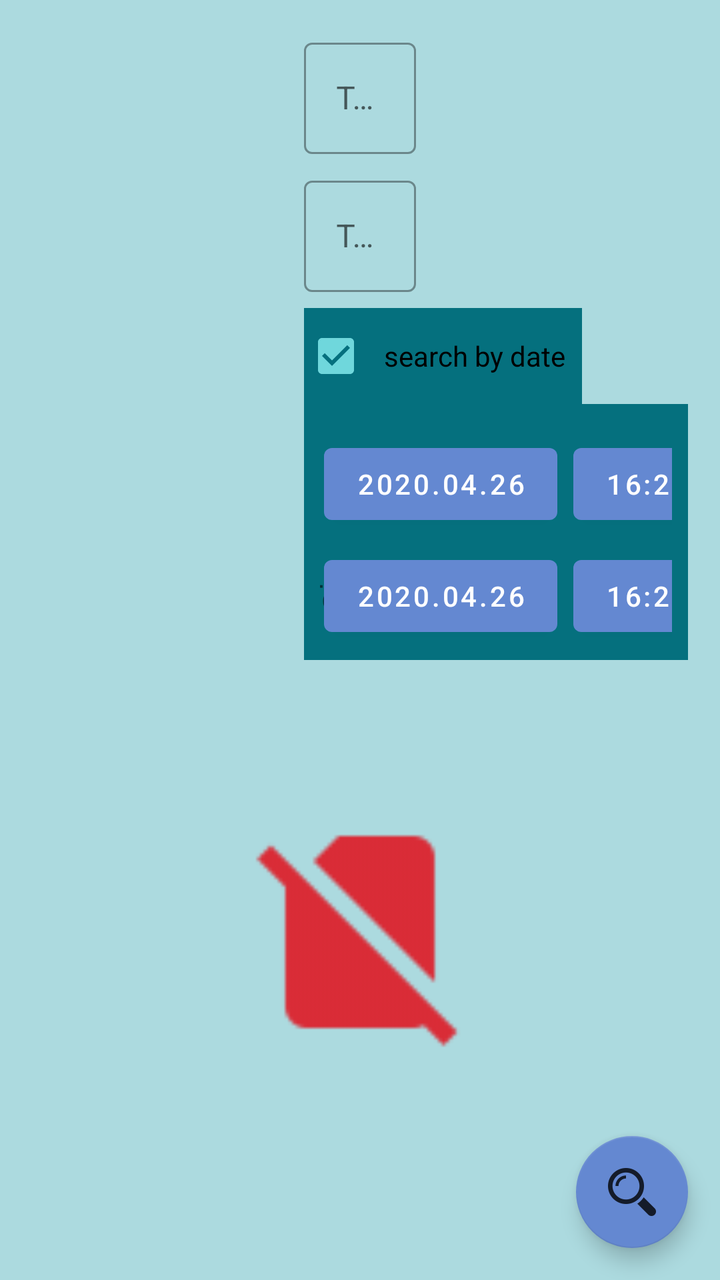
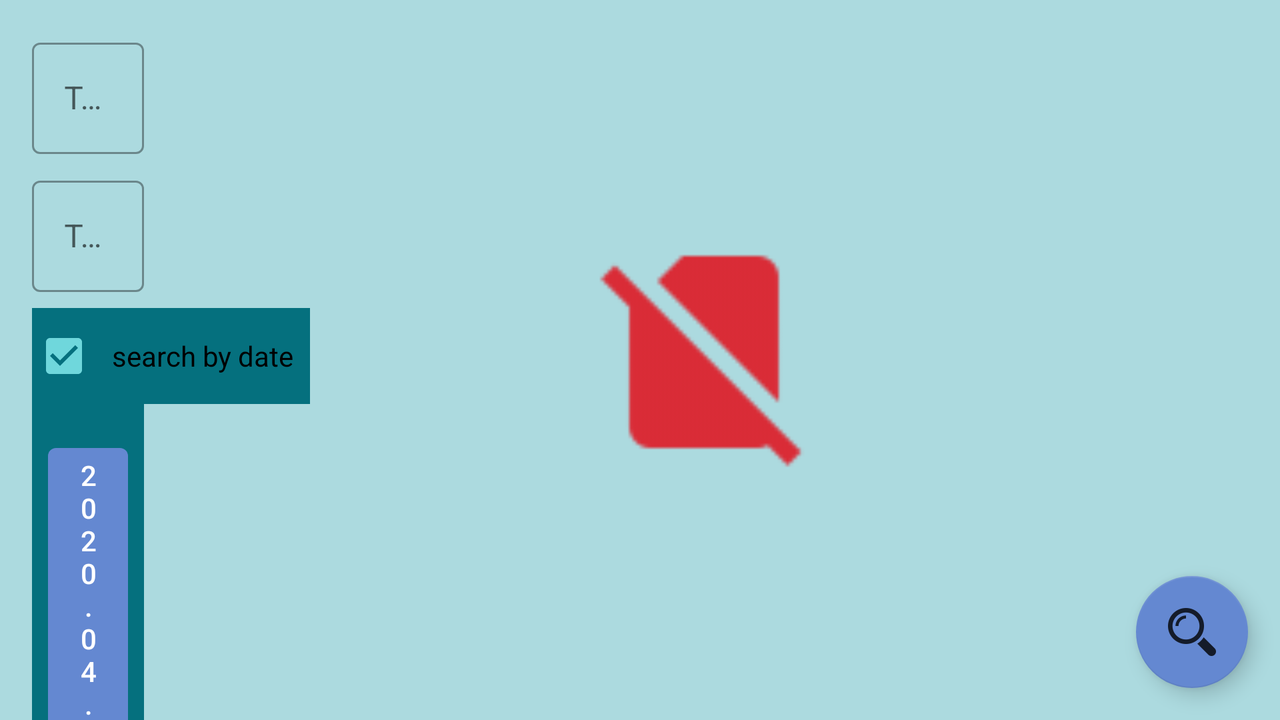

One screen, two layout resources from the same app: the default and the repository's alternative for another configuration. Each is rendered where Android would select it; the XML of both is given below.
<!-- AndroidManifest.xml: application theme Theme.App -->
<!-- res/layout/fragment_search.xml -->
<androidx.constraintlayout.widget.ConstraintLayout xmlns:android="http://schemas.android.com/apk/res/android"
    xmlns:app="http://schemas.android.com/apk/res-auto"
    xmlns:tools="http://schemas.android.com/tools"
    android:layout_width="match_parent"
    android:layout_height="match_parent"
    android:background="@color/background_search"
    tools:context="com.example.erfan_delavari_hw14_maktab36.controller.Fragments.SearchFragment">

    <com.google.android.material.textfield.TextInputLayout
        android:id="@+id/search_edit_text_task_name_layout"
        style="@style/Widget.MaterialComponents.TextInputLayout.OutlinedBox"
        android:layout_width="wrap_content"
        android:layout_height="wrap_content"
        android:layout_marginStart="16dp"
        android:layout_marginTop="16dp"
        android:layout_marginEnd="16dp"
        app:layout_constraintEnd_toEndOf="parent"
        app:layout_constraintStart_toStartOf="parent"
        app:layout_constraintTop_toTopOf="parent">

        <com.google.android.material.textfield.TextInputEditText
            android:id="@+id/search_edit_text_task_name"
            android:layout_width="wrap_content"
            android:layout_height="wrap_content"
            android:ems="20"
            android:hint="@string/task_name"
            android:importantForAutofill="no"
            android:inputType="text" />
    </com.google.android.material.textfield.TextInputLayout>

    <com.google.android.material.textfield.TextInputLayout
        android:id="@+id/search_edit_text_task_description_layout"
        style="@style/Widget.MaterialComponents.TextInputLayout.OutlinedBox"
        android:layout_width="wrap_content"
        android:layout_height="wrap_content"
        android:layout_marginStart="16dp"
        android:layout_marginTop="8dp"
        android:layout_marginEnd="16dp"
        app:layout_constraintEnd_toEndOf="parent"
        app:layout_constraintStart_toStartOf="parent"
        app:layout_constraintTop_toBottomOf="@+id/search_edit_text_task_name_layout">

        <com.google.android.material.textfield.TextInputEditText
            android:id="@+id/search_edit_text_task_description"
            android:layout_width="wrap_content"
            android:layout_height="wrap_content"
            android:ems="20"
            android:hint="@string/task_description"
            android:importantForAutofill="no"
            android:inputType="text" />

    </com.google.android.material.textfield.TextInputLayout>

    <androidx.constraintlayout.widget.ConstraintLayout
        android:id="@+id/layout_date_search"
        android:layout_width="0dp"
        android:layout_height="wrap_content"
        android:layout_marginEnd="16dp"
        android:background="#05707E"
        android:padding="8dp"
        app:layout_constraintEnd_toEndOf="parent"
        app:layout_constraintHorizontal_bias="1.0"
        app:layout_constraintStart_toStartOf="@+id/search_edit_text_task_description_layout"
        app:layout_constraintTop_toBottomOf="@+id/search_checkBox_search_by_date">

        <TextView
            android:id="@+id/search_text_from"
            android:layout_width="wrap_content"
            android:layout_height="wrap_content"
            android:text="@string/from"
            android:textSize="18sp"
            app:layout_constraintBottom_toBottomOf="@+id/search_button_from_date"
            app:layout_constraintEnd_toStartOf="@+id/search_button_from_date"
            app:layout_constraintHorizontal_bias="0.5"
            app:layout_constraintStart_toStartOf="parent"
            app:layout_constraintTop_toTopOf="@+id/search_button_from_date" />

        <TextView
            android:id="@+id/search_text_to"
            android:layout_width="wrap_content"
            android:layout_height="wrap_content"
            android:text="@string/to"
            android:textSize="18sp"
            app:layout_constraintBottom_toBottomOf="@+id/search_button_to_date"
            app:layout_constraintEnd_toStartOf="@+id/search_button_to_date"
            app:layout_constraintStart_toStartOf="parent"
            app:layout_constraintTop_toTopOf="@+id/search_button_to_date" />

        <Button
            android:id="@+id/search_button_from_date"
            android:layout_width="wrap_content"
            android:layout_height="wrap_content"
            android:layout_marginStart="8dp"
            android:layout_marginTop="8dp"
            app:backgroundTint="@color/colorSecondary"
            app:layout_constraintEnd_toStartOf="@+id/search_button_from_time"
            app:layout_constraintHorizontal_bias="0.5"
            app:layout_constraintStart_toEndOf="@+id/search_text_from"
            app:layout_constraintTop_toTopOf="parent"
            tools:text="2020.04.26" />

        <Button
            android:id="@+id/search_button_from_time"
            android:layout_width="wrap_content"
            android:layout_height="wrap_content"
            android:layout_marginStart="8dp"
            android:layout_marginTop="8dp"
            app:backgroundTint="@color/colorSecondary"
            app:layout_constraintEnd_toEndOf="parent"
            app:layout_constraintHorizontal_bias="0.5"
            app:layout_constraintStart_toEndOf="@+id/search_button_from_date"
            app:layout_constraintTop_toTopOf="parent"
            tools:text="16:20:00" />

        <Button
            android:id="@+id/search_button_to_date"
            android:layout_width="wrap_content"
            android:layout_height="wrap_content"
            android:layout_marginTop="8dp"
            app:backgroundTint="@color/colorSecondary"
            app:layout_constraintBottom_toBottomOf="parent"
            app:layout_constraintEnd_toEndOf="@+id/search_button_from_date"
            app:layout_constraintStart_toStartOf="@+id/search_button_from_date"
            app:layout_constraintTop_toBottomOf="@+id/search_button_from_date"
            tools:text="2020.04.26" />

        <Button
            android:id="@+id/search_button_to_time"
            android:layout_width="wrap_content"
            android:layout_height="wrap_content"
            android:layout_marginTop="8dp"
            app:backgroundTint="@color/colorSecondary"
            app:layout_constraintEnd_toEndOf="@+id/search_button_from_time"
            app:layout_constraintStart_toStartOf="@+id/search_button_from_time"
            app:layout_constraintTop_toBottomOf="@+id/search_button_from_time"
            tools:text="16:20:00" />

    </androidx.constraintlayout.widget.ConstraintLayout>

    <androidx.recyclerview.widget.RecyclerView
        android:id="@+id/search_recycler_view_task_search"
        android:layout_width="0dp"
        android:layout_height="0dp"
        android:layout_marginStart="16dp"
        android:layout_marginTop="8dp"
        android:layout_marginEnd="16dp"
        android:layout_marginBottom="16dp"
        app:layoutManager="androidx.recyclerview.widget.GridLayoutManager"
        app:layout_constraintBottom_toBottomOf="parent"
        app:layout_constraintEnd_toEndOf="parent"
        app:layout_constraintHorizontal_bias="1.0"
        app:layout_constraintStart_toStartOf="parent"
        app:layout_constraintTop_toBottomOf="@+id/layout_date_search"
        app:layout_constraintVertical_bias="0.0"
        tools:listitem="@layout/list_row_even_task_search" />

    <com.google.android.material.checkbox.MaterialCheckBox
        android:id="@+id/search_checkBox_search_by_date"
        android:layout_width="wrap_content"
        android:layout_height="wrap_content"
        android:layout_marginTop="8dp"
        android:background="#05707E"
        android:checked="true"
        android:padding="8dp"
        android:text="@string/search_by_date"
        app:layout_constraintStart_toStartOf="@+id/search_edit_text_task_description_layout"
        app:layout_constraintTop_toBottomOf="@+id/search_edit_text_task_description_layout" />

    <com.google.android.material.floatingactionbutton.FloatingActionButton
        android:id="@+id/search_button_search"
        android:layout_width="wrap_content"
        android:layout_height="wrap_content"
        android:layout_marginEnd="16dp"
        android:layout_marginBottom="16dp"
        android:src="@drawable/ic_action_search"
        app:backgroundTint="@color/colorSecondary"
        app:layout_constraintBottom_toBottomOf="parent"
        app:layout_constraintEnd_toEndOf="parent" />

    <ImageView
        android:id="@+id/imageView_no_result_found"
        android:layout_width="128dp"
        android:layout_height="128dp"
        android:layout_marginTop="72dp"
        android:src="@drawable/ic_search_no_result"
        android:visibility="visible"
        app:layout_constraintEnd_toEndOf="parent"
        app:layout_constraintStart_toStartOf="parent"
        app:layout_constraintTop_toBottomOf="@+id/layout_date_search" />
</androidx.constraintlayout.widget.ConstraintLayout>
<!-- resources referenced by this layout -->
<resources>
  <color name="background_search">#ACDADF</color>
  <color name="colorSecondary">#6488D1</color>
  <!-- drawable ic_action_search: png bitmap (drawable-hdpi, 523 bytes) -->
  <!-- drawable ic_search_no_result: png bitmap (drawable-hdpi, 386 bytes) -->
  <string name="from">From</string>
  <string name="search_by_date">search by date</string>
  <string name="task_description">Task Description</string>
  <string name="task_name">Task Name</string>
  <string name="to">To</string>
  <style name="Theme.App" parent="Theme.MaterialComponents.DayNight">
          ...
          <item name="colorPrimary">@color/colorPrimary</item>
          <item name="colorPrimaryDark">@color/colorPrimaryDark</item>
          <item name="colorAccent">@color/colorAccent</item>
  
          <item name="materialAlertDialogTheme">@style/ThemeOverlay.App.MaterialAlertDialog</item>
      </style>
  <color name="colorPrimary">#70CD68</color>
  <color name="colorPrimaryDark">#255013</color>
  <color name="colorAccent">#6FD7DC</color>
  <style name="ThemeOverlay.App.MaterialAlertDialog" parent="ThemeOverlay.MaterialComponents.MaterialAlertDialog">
          <item name="colorPrimary">@color/colorPrimaryDark</item>
          <item name="colorSecondary">@color/colorSecondary</item>
          <item name="colorSurface">@color/colorSurface</item>
          <item name="colorOnSurface">@color/colorAccent</item>
          <item name="alertDialogStyle">@style/MaterialAlertDialog.App</item>
          <item name="materialAlertDialogTitleTextStyle">@style/MaterialAlertDialog.App.Title.Text</item>
          <item name="buttonBarPositiveButtonStyle">@style/Widget.App.Button</item>
          <item name="buttonBarNegativeButtonStyle">@style/Widget.App.Button</item>
      </style>
  <color name="colorSurface">#5EA357</color>
  <style name="MaterialAlertDialog.App" parent="MaterialAlertDialog.MaterialComponents">
          <item name="shapeAppearance">@style/ShapeAppearance.App.MediumComponent</item>
      </style>
  <style name="MaterialAlertDialog.App.Title.Text" parent="MaterialAlertDialog.MaterialComponents.Title.Text">
          <item name="android:textColor">@color/color_dialog_buttons</item>
      </style>
  <style name="Widget.App.Button" parent="Widget.MaterialComponents.Button.TextButton.Dialog">
          <item name="materialThemeOverlay">@style/ThemeOverlay.App.Button</item>
          <item name="shapeAppearance">@style/ShapeAppearance.App.SmallComponent</item>
      </style>
  <style name="ShapeAppearance.App.MediumComponent" parent="ShapeAppearance.MaterialComponents.MediumComponent">
          <item name="cornerFamily">cut</item>
          <item name="cornerSize">8dp</item>
      </style>
  <color name="color_dialog_buttons">#0B2203</color>
  <style name="ThemeOverlay.App.Button" parent="">
          <item name="colorPrimary">@color/color_dialog_buttons</item>
      </style>
  <style name="ShapeAppearance.App.SmallComponent" parent="ShapeAppearance.MaterialComponents.SmallComponent">
          <item name="cornerFamily">cut</item>
          <item name="cornerSize">4dp</item>
      </style>
</resources>
<!-- res/layout-land/fragment_search.xml (the repository's variant of the layout above) -->
<!-- drawn on the phone turned sideways -->
<androidx.constraintlayout.widget.ConstraintLayout xmlns:android="http://schemas.android.com/apk/res/android"
    xmlns:app="http://schemas.android.com/apk/res-auto"
    xmlns:tools="http://schemas.android.com/tools"
    android:layout_width="match_parent"
    android:layout_height="match_parent"
    android:background="@color/background_search"
    tools:context="com.example.erfan_delavari_hw14_maktab36.controller.Fragments.SearchFragment">

    <com.google.android.material.textfield.TextInputLayout
        android:id="@+id/search_edit_text_task_name_layout"
        style="@style/Widget.MaterialComponents.TextInputLayout.OutlinedBox"
        android:layout_width="wrap_content"
        android:layout_height="wrap_content"
        android:layout_marginStart="16dp"
        android:layout_marginTop="16dp"
        app:layout_constraintStart_toStartOf="parent"
        app:layout_constraintTop_toTopOf="parent">

        <com.google.android.material.textfield.TextInputEditText
            android:id="@+id/search_edit_text_task_name"
            android:layout_width="wrap_content"
            android:layout_height="wrap_content"
            android:ems="15"
            android:hint="@string/task_name"
            android:importantForAutofill="no"
            android:inputType="text" />
    </com.google.android.material.textfield.TextInputLayout>

    <com.google.android.material.textfield.TextInputLayout
        android:id="@+id/search_edit_text_task_description_layout"
        style="@style/Widget.MaterialComponents.TextInputLayout.OutlinedBox"
        android:layout_width="wrap_content"
        android:layout_height="wrap_content"
        android:layout_marginStart="16dp"
        android:layout_marginTop="8dp"
        app:layout_constraintStart_toStartOf="parent"
        app:layout_constraintTop_toBottomOf="@+id/search_edit_text_task_name_layout">

        <com.google.android.material.textfield.TextInputEditText
            android:id="@+id/search_edit_text_task_description"
            android:layout_width="wrap_content"
            android:layout_height="wrap_content"
            android:ems="15"
            android:hint="@string/task_description"
            android:importantForAutofill="no"
            android:inputType="text" />

    </com.google.android.material.textfield.TextInputLayout>

    <androidx.constraintlayout.widget.ConstraintLayout
        android:id="@+id/layout_date_search"
        android:layout_width="0dp"
        android:layout_height="wrap_content"
        android:background="#05707E"
        android:padding="8dp"
        app:layout_constraintEnd_toEndOf="@+id/search_edit_text_task_description_layout"
        app:layout_constraintStart_toStartOf="@+id/search_edit_text_task_description_layout"
        app:layout_constraintTop_toBottomOf="@+id/search_checkBox_search_by_date">

        <TextView
            android:id="@+id/search_text_from"
            android:layout_width="wrap_content"
            android:layout_height="wrap_content"
            android:text="@string/from"
            android:textSize="18sp"
            app:layout_constraintBottom_toBottomOf="@+id/search_button_from_date"
            app:layout_constraintEnd_toStartOf="@+id/search_button_from_date"
            app:layout_constraintHorizontal_bias="0.5"
            app:layout_constraintStart_toStartOf="parent"
            app:layout_constraintTop_toTopOf="@+id/search_button_from_date" />

        <TextView
            android:id="@+id/search_text_to"
            android:layout_width="wrap_content"
            android:layout_height="wrap_content"
            android:text="@string/to"
            android:textSize="18sp"
            app:layout_constraintBottom_toBottomOf="@+id/search_button_to_date"
            app:layout_constraintEnd_toStartOf="@+id/search_button_to_date"
            app:layout_constraintStart_toStartOf="parent"
            app:layout_constraintTop_toTopOf="@+id/search_button_to_date" />

        <Button
            android:id="@+id/search_button_from_date"
            android:layout_width="wrap_content"
            android:layout_height="wrap_content"
            android:layout_marginStart="8dp"
            android:layout_marginTop="8dp"
            app:backgroundTint="@color/colorSecondary"
            app:layout_constraintEnd_toStartOf="@+id/search_button_from_time"
            app:layout_constraintHorizontal_bias="0.5"
            app:layout_constraintStart_toEndOf="@+id/search_text_from"
            app:layout_constraintTop_toTopOf="parent"
            tools:text="2020.04.26" />

        <Button
            android:id="@+id/search_button_from_time"
            android:layout_width="wrap_content"
            android:layout_height="wrap_content"
            android:layout_marginStart="8dp"
            android:layout_marginTop="8dp"
            app:backgroundTint="@color/colorSecondary"
            app:layout_constraintEnd_toEndOf="parent"
            app:layout_constraintHorizontal_bias="0.5"
            app:layout_constraintStart_toEndOf="@+id/search_button_from_date"
            app:layout_constraintTop_toTopOf="parent"
            tools:text="16:20:00" />

        <Button
            android:id="@+id/search_button_to_date"
            android:layout_width="wrap_content"
            android:layout_height="wrap_content"
            android:layout_marginTop="8dp"
            app:backgroundTint="@color/colorSecondary"
            app:layout_constraintBottom_toBottomOf="parent"
            app:layout_constraintEnd_toEndOf="@+id/search_button_from_date"
            app:layout_constraintStart_toStartOf="@+id/search_button_from_date"
            app:layout_constraintTop_toBottomOf="@+id/search_button_from_date"
            tools:text="2020.04.26" />

        <Button
            android:id="@+id/search_button_to_time"
            android:layout_width="wrap_content"
            android:layout_height="wrap_content"
            android:layout_marginTop="8dp"
            app:backgroundTint="@color/colorSecondary"
            app:layout_constraintEnd_toEndOf="@+id/search_button_from_time"
            app:layout_constraintStart_toStartOf="@+id/search_button_from_time"
            app:layout_constraintTop_toBottomOf="@+id/search_button_from_time"
            tools:text="16:20:00" />

    </androidx.constraintlayout.widget.ConstraintLayout>

    <androidx.recyclerview.widget.RecyclerView
        android:id="@+id/search_recycler_view_task_search"
        android:layout_width="0dp"
        android:layout_height="0dp"
        android:layout_marginStart="8dp"
        android:layout_marginTop="8dp"
        android:layout_marginEnd="16dp"
        android:layout_marginBottom="16dp"
        app:layoutManager="androidx.recyclerview.widget.GridLayoutManager"
        app:layout_constraintBottom_toBottomOf="parent"
        app:layout_constraintEnd_toEndOf="parent"
        app:layout_constraintStart_toEndOf="@+id/search_edit_text_task_description_layout"
        app:layout_constraintTop_toTopOf="parent"
        app:layout_constraintVertical_bias="0.0"
        tools:listitem="@layout/list_row_even_task_search" />

    <com.google.android.material.checkbox.MaterialCheckBox
        android:id="@+id/search_checkBox_search_by_date"
        android:layout_width="wrap_content"
        android:layout_height="wrap_content"
        android:layout_marginTop="8dp"
        android:background="#05707E"
        android:checked="true"
        android:padding="8dp"
        android:text="@string/search_by_date"
        app:layout_constraintStart_toStartOf="@+id/search_edit_text_task_description_layout"
        app:layout_constraintTop_toBottomOf="@+id/search_edit_text_task_description_layout" />

    <com.google.android.material.floatingactionbutton.FloatingActionButton
        android:id="@+id/search_button_search"
        android:layout_width="wrap_content"
        android:layout_height="wrap_content"
        android:layout_marginEnd="16dp"
        android:layout_marginBottom="16dp"
        android:src="@drawable/ic_action_search"
        app:backgroundTint="@color/colorSecondary"
        app:layout_constraintBottom_toBottomOf="parent"
        app:layout_constraintEnd_toEndOf="parent" />

    <ImageView
        android:id="@+id/imageView_no_result_found"
        android:layout_width="128dp"
        android:layout_height="128dp"
        android:src="@drawable/ic_search_no_result"
        android:visibility="visible"
        app:layout_constraintBottom_toBottomOf="@+id/search_recycler_view_task_search"
        app:layout_constraintEnd_toEndOf="@+id/search_recycler_view_task_search"
        app:layout_constraintStart_toStartOf="@+id/search_recycler_view_task_search"
        app:layout_constraintTop_toTopOf="@+id/search_recycler_view_task_search" />
</androidx.constraintlayout.widget.ConstraintLayout>
